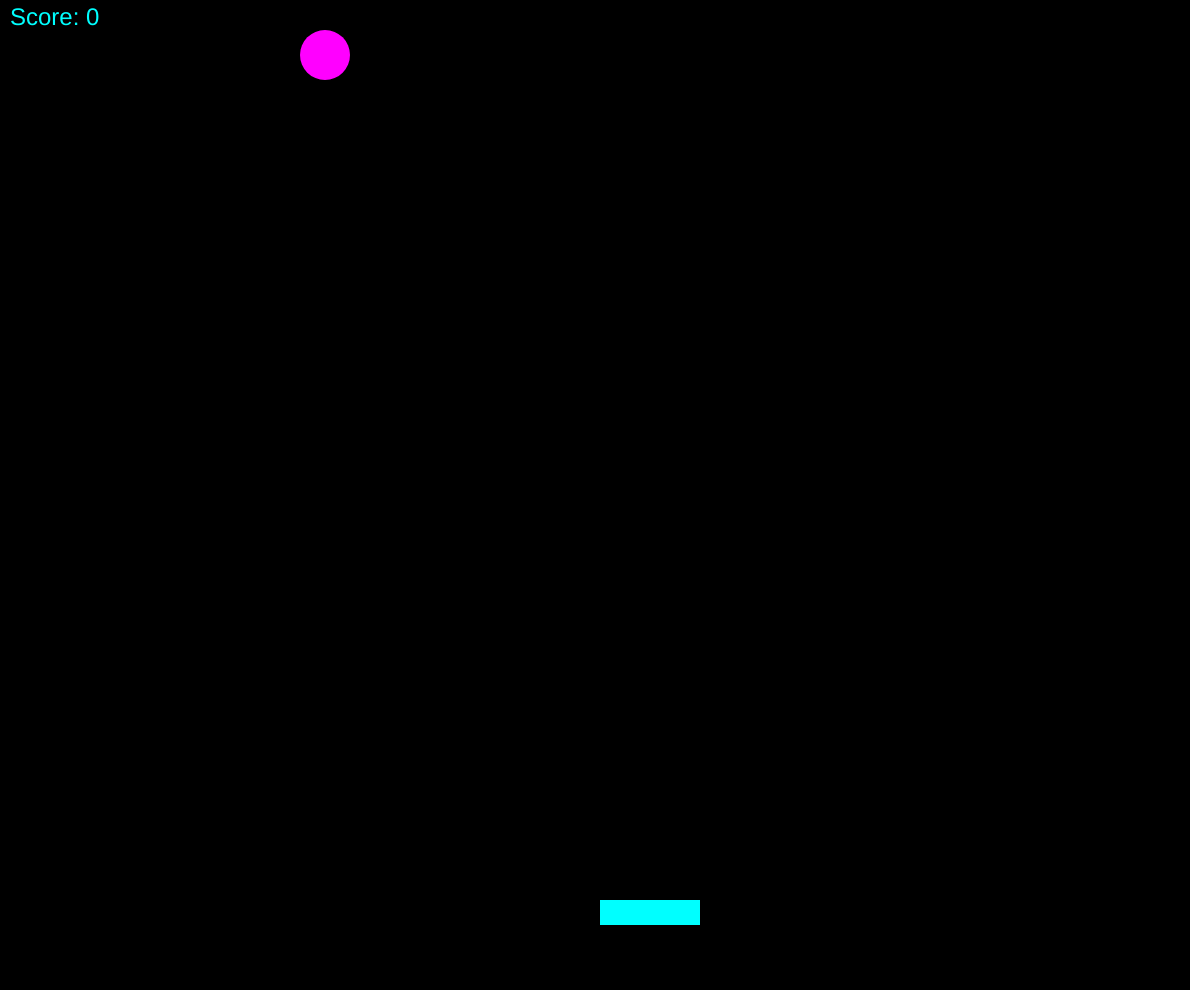
Frame 1 (no input)
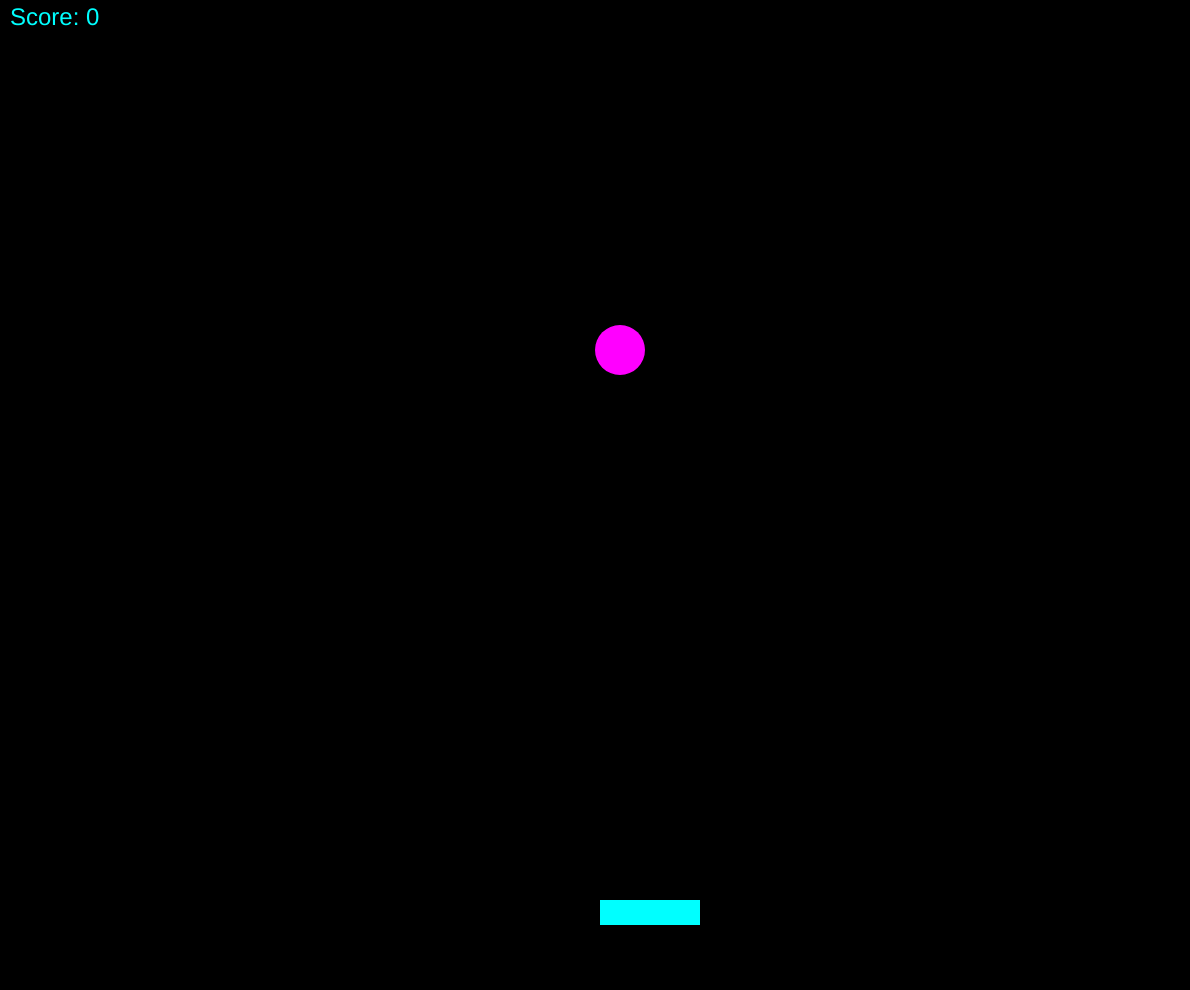
Frame 60 (no input)
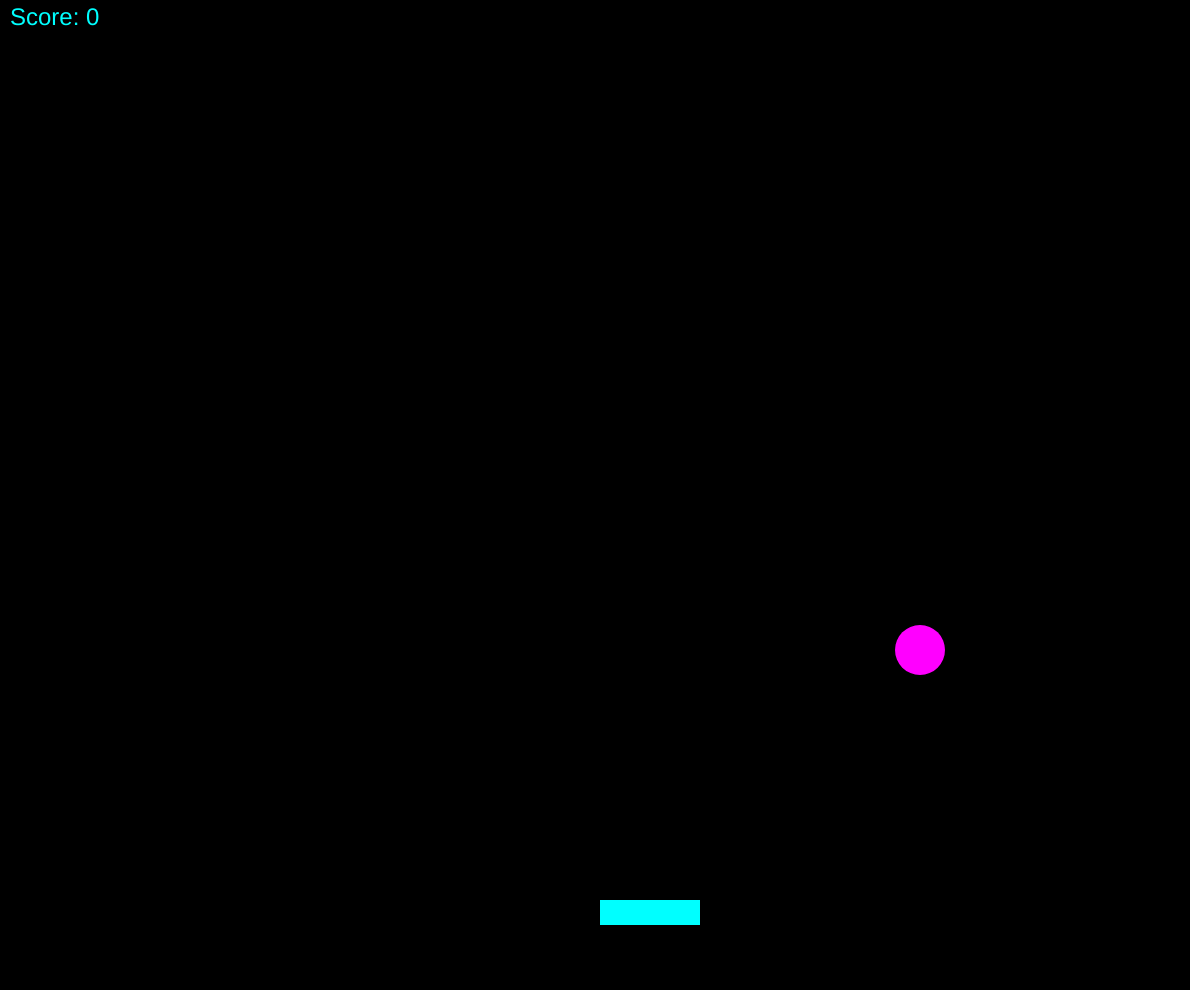
Frame 120 (the mouse pressed at the canvas centre since frame 60)

The p5.js sketch that drew these frames (run headless with seeded random() and noise() and a simulated clock; from frame 60 on, the mouse is pressed at the canvas centre):

// p5.js sketch
// ── sketch.js
var xBall = Math.floor(Math.random() * 300) + 50;
var yBall = 50;
var diameter = 50;
var xBallChange = 5;
var yBallChange = 5;
var xPaddle;
var yPaddle;
var paddleWidth = 100;
var paddleHeight = 25;
var started = false;
var score = 0;

function setup() {
	createCanvas(windowWidth-10, windowHeight-10);
}

function draw() {
  background(0);
	xBall += xBallChange;
	yBall += yBallChange;
	if (xBall < diameter/2 || xBall > windowWidth - 0.5*diameter) {
		xBallChange *= -1;
	}
  if (yBall < diameter/2 || yBall > windowHeight - diameter) {
    yBallChange *= -1;
  }
	fill(255, 0, 255);
	noStroke();
	ellipse(xBall, yBall, diameter, diameter);
	if (!started) {
  xPaddle = windowWidth / 2;
  yPaddle = windowHeight - 100;
  started = true;
	}
	fill(0, 255, 255);
	noStroke();
	rect(xPaddle, yPaddle, paddleWidth, paddleHeight);
	if ((xBall > xPaddle &&
      xBall < xPaddle + paddleWidth) &&
      (yBall + (diameter/2) >= yPaddle)) {
  xBallChange *= -1;
  yBallChange *= -1;
	score++;
	}
	fill(0, 255, 255);
	textSize(24);
	text("Score: " + score, 10, 25);
}

function keyPressed() {
  if (keyCode === LEFT_ARROW) {
    xPaddle -= 50;
  } else if (keyCode === RIGHT_ARROW) {
    xPaddle += 50;
  }
}
